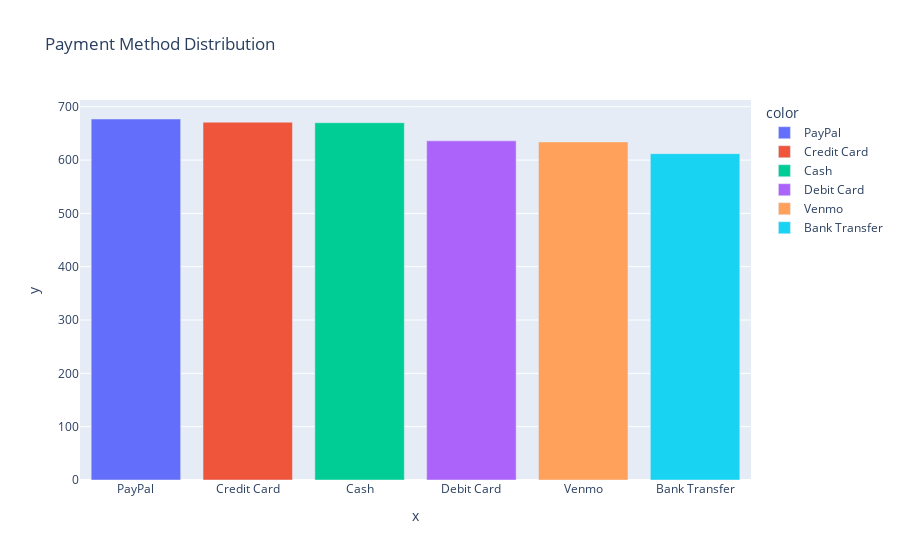

Notebook code cell kept with this figure:
### Code cell
card_counts = df["Payment Method"].value_counts()
fig = px.bar(x=card_counts.index, y=card_counts.values, labels=card_counts.index, color=card_counts.index ,title='Payment Method Distribution')
fig.show()

### Figure 1 — Plotly figure (JSON) as saved in the notebook; plotly's stock layout.template omitted (floating-point values rounded to 4 significant figures)
{"data": [{"alignmentgroup": "True", "hovertemplate": "color=PayPal<br>x=%{x}<br>y=%{y}<extra></extra>", "legendgroup": "PayPal", "marker": {"color": "#636efa", "pattern": {"shape": ""}}, "name": "PayPal", "offsetgroup": "PayPal", "orientation": "v", "showlegend": true, "textposition": "auto", "type": "bar", "x": ["PayPal"], "xaxis": "x", "y": [677], "yaxis": "y"}, {"alignmentgroup": "True", "hovertemplate": "color=Credit Card<br>x=%{x}<br>y=%{y}<extra></extra>", "legendgroup": "Credit Card", "marker": {"color": "#EF553B", "pattern": {"shape": ""}}, "name": "Credit Card", "offsetgroup": "Credit Card", "orientation": "v", "showlegend": true, "textposition": "auto", "type": "bar", "x": ["Credit Card"], "xaxis": "x", "y": [671], "yaxis": "y"}, {"alignmentgroup": "True", "hovertemplate": "color=Cash<br>x=%{x}<br>y=%{y}<extra></extra>", "legendgroup": "Cash", "marker": {"color": "#00cc96", "pattern": {"shape": ""}}, "name": "Cash", "offsetgroup": "Cash", "orientation": "v", "showlegend": true, "textposition": "auto", "type": "bar", "x": ["Cash"], "xaxis": "x", "y": [670], "yaxis": "y"}, {"alignmentgroup": "True", "hovertemplate": "color=Debit Card<br>x=%{x}<br>y=%{y}<extra></extra>", "legendgroup": "Debit Card", "marker": {"color": "#ab63fa", "pattern": {"shape": ""}}, "name": "Debit Card", "offsetgroup": "Debit Card", "orientation": "v", "showlegend": true, "textposition": "auto", "type": "bar", "x": ["Debit Card"], "xaxis": "x", "y": [636], "yaxis": "y"}, {"alignmentgroup": "True", "hovertemplate": "color=Venmo<br>x=%{x}<br>y=%{y}<extra></extra>", "legendgroup": "Venmo", "marker": {"color": "#FFA15A", "pattern": {"shape": ""}}, "name": "Venmo", "offsetgroup": "Venmo", "orientation": "v", "showlegend": true, "textposition": "auto", "type": "bar", "x": ["Venmo"], "xaxis": "x", "y": [634], "yaxis": "y"}, {"alignmentgroup": "True", "hovertemplate": "color=Bank Transfer<br>x=%{x}<br>y=%{y}<extra></extra>", "legendgroup": "Bank Transfer", "marker": {"color": "#19d3f3", "pattern": {"shape": ""}}, "name": "Bank Transfer", "offsetgroup": "Bank Transfer", "orientation": "v", "showlegend": true, "textposition": "auto", "type": "bar", "x": ["Bank Transfer"], "xaxis": "x", "y": [612], "yaxis": "y"}], "layout": {"barmode": "relative", "legend": {"title": {"text": "color"}, "tracegroupgap": 0}, "title": {"text": "Payment Method Distribution"}, "xaxis": {"anchor": "y", "domain": [0, 1], "title": {"text": "x"}}, "yaxis": {"anchor": "x", "domain": [0, 1], "title": {"text": "y"}}}}
